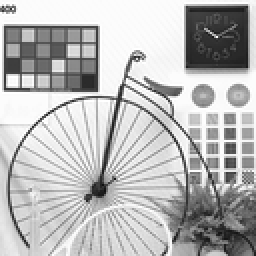
%> input picture LAB/LAB3/code/input/11.gif, 128 x 128 px, shrunk from 512 x 512 before the run (shown 2 times larger); its folder holds only this picture in this run
$ octave main3.m   (GNU Octave 9; MATLAB toolbox functions it lacks are replaced by stand-ins)
%> lines starting %> are read from the running program, lines starting %| are printed output that depends on the picture
### LAB/LAB3/code/E_BLK_8_Simple.m
% E_BLK_8_Simple -- 将编码的8位信息嵌入到基于块的水印中
% Arguments:
% Co -- 待加水印的图片
% m -- 8位信息
% alpha -- 嵌入强度
% seed -- 随机数种子
function Cw = E_BLK_8_Simple(Co, m, alpha, seed)
[height, width] = size(Co);
Co = im2double(Co);
% Simple modulate
Wm = zeros(8, 8);
for i=1:8
    Wr = zeros(8,8);
    % rand生成Wr函数
    randn('seed',seed + i);
    Wr = randn(8,8);

    if m(i) == 1
        Wm = Wm + Wr;
    else
        Wm = Wm - Wr;
    end

end

% normalize
Wm_mean = mean(mean(Wm));
Wm = Wm - Wm_mean;
Wm_std = std2(Wm);
Wm = Wm / Wm_std;
% end

% Extract Mark
vo = zeros(8,8);
n = zeros(8,8);
temp = 0;
for i=1:height
    for j=1:width
        index_i = mod(i-1,8) + 1;
        index_j = mod(j-1,8) + 1;
        vo(index_i, index_j) = vo(index_i, index_j) + double(Co(i,j));
        n(index_i, index_j) = n(index_i, index_j) + 1;
    end
end
vo = double(vo)./double(n);

% MixBlind
vw = zeros(8,8);
vw = double(vo) + double(alpha * Wm);

% InvExtractMark
nvo = zeros(8,8);
n = zeros(8,8);
for i=1:height
    for j=1:width
        index_i = mod(i-1,8) + 1;
        index_j = mod(j-1,8) + 1;
        nvo(index_i, index_j) = nvo(index_i, index_j) + double(Co(i,j));
        n(index_i, index_j) = n(index_i, index_j) + 1;
    end
end
delta = zeros(8,8);
delta = double(n).*vw - double(nvo);
Cw = zeros(height, width);
for i=1:height
    for j=1:width
        index_i = mod(i-1,8) + 1;
        index_j = mod(j-1,8) + 1;
        oldPixel = double(Co(i,j));
        newPixel = double(Co(i,j)) + double(delta(index_i,index_j))./double(n(index_i,index_j));
        if newPixel > 255
            newPixel = 255;
        end
        if newPixel < 0
            newPixel = 0;
        end
        Co(i, j) = newPixel;
        n(index_i,index_j) = n(index_i,index_j) - 1;
        delta(index_i,index_j) = delta(index_i,index_j) - (Co(i,j) - oldPixel);
    end
end
Cw = Co;

### LAB/LAB3/code/D_BLK_8_Simple.m
% D_BLK_8_Simple -- 使用相关系数检测基于块编码8位信息
% Arguments:
% Cw -- 加水印后的图像
% tcc -- 检测阈值
% seed -- 随机数种子
function m = D_BLK_8_Simple(Cw, tcc, seed)
[height, width] = size(Cw);
% Extract Mark
v = zeros(8,8);
n = zeros(8,8);
temp = 0;
for i=1:height
    for j=1:width
        index_i = mod(i-1,8) + 1;
        index_j = mod(j-1,8) + 1;
        v(index_i, index_j) =  double(v(index_i, index_j)) + double(Cw(i,j));
        n(index_i, index_j) = n(index_i, index_j) + 1;
    end
end
v = double(v)./double(n);
% SimpleDemodulate
Wr = zeros(8,8);
m = zeros(1,8);
for i = 1:8
    randn('seed',seed + i);
    Wr = randn(8,8);
    product = 0;
    product = double(product) + sum(sum(im2double(v).*Wr));
    m(i) = double(double(product)/(8*8));
    if m(i) > 0.1
        m(i) = 1;
    elseif m(i) < -0.1
        m(i) = 0;
    else
        m(i) = 2;
    end
end
% Simple modulate
Wm = zeros(8, 8);
for i=1:8
    Wr = zeros(8,8);
    % rand生成Wr函数
    randn('seed',seed + i);
    Wr = randn(8,8);

    if m(i) == 1
        Wm = Wm + Wr;
    else
        Wm = Wm - Wr;
    end
end
% corrcoef
mean_v = mean(v);
v = v - mean_v;
mean_Wm = mean(Wm);
Wm = Wm - mean_Wm;

vWm = sum(sum(v.*Wm));
vv = sum(sum(v.*v));
WmWm = sum(sum(Wm.*Wm));
ESSENTIALLY_ZERO = 0.0000001;
if abs(vv*WmWm) < ESSENTIALLY_ZERO
    cc = 0;
else
    cc = vWm / sqrt(vv*WmWm);
end
% disp(cc);
if cc < tcc
    m = zeros(1,8);
    m = m + 2;
end

### LAB/LAB3/code/E_BLK_8_Trellis.m
% E_BLK_8_Trellis -- 将编码的8位信息嵌入到基于trellis code块的水印中
% Arguments:
% Co -- 待加水印的图片
% m -- 8位信息
% alpha -- 嵌入强度
% seed -- 随机数种子
function Cw = E_BLK_8_Trellis(Co, m, alpha, seed)
[height, width] = size(Co);
Co = im2double(Co);
% Trellis modulate
Wm = zeros(8,8);
state = 0;
stateSystem = [[0,1];[2,3];[4,5];[6,7];[0,1];[2,3];[4,5];[6,7]];

for i=1:10
    Wr = zeros(8, 8);
    % rand生成Wr函数
    randn('seed',seed + state * 10 + i - 1);
    Wr = randn(8, 8);
    if i<=8 && m(i) == 1
        Wm = Wm + Wr;
        state = stateSystem(state+1, 2);
    else
        Wm = Wm - Wr;
        state = stateSystem(state+1, 1);
    end
end
% normalize
Wm_mean = mean(mean(Wm));
Wm = Wm - Wm_mean;
Wm_std = std2(Wm);
Wm = Wm / Wm_std;
% end

% Extract Mark
vo = zeros(8,8);
n = zeros(8,8);
temp = 0;
for i=1:height
    for j=1:width
        index_i = mod(i-1,8) + 1;
        index_j = mod(j-1,8) + 1;
        vo(index_i, index_j) = vo(index_i, index_j) + double(Co(i,j));
        n(index_i, index_j) = n(index_i, index_j) + 1;
    end
end
vo = double(vo)./double(n);

% MixBlind
vw = zeros(8,8);
vw = double(vo) + double(alpha * Wm);

% InvExtractMark
nvo = zeros(8,8);
n = zeros(8,8);
for i=1:height
    for j=1:width
        index_i = mod(i-1,8) + 1;
        index_j = mod(j-1,8) + 1;
        nvo(index_i, index_j) = nvo(index_i, index_j) + double(Co(i,j));
        n(index_i, index_j) = n(index_i, index_j) + 1;
    end
end
delta = zeros(8,8);
delta = double(n).*vw - double(nvo);
Cw = zeros(height, width);
for i=1:height
    for j=1:width
        index_i = mod(i-1,8) + 1;
        index_j = mod(j-1,8) + 1;
        oldPixel = double(Co(i,j));
        newPixel = double(Co(i,j)) + double(delta(index_i,index_j))./double(n(index_i,index_j));
        if newPixel > 255
            newPixel = 255;
        end
        if newPixel < 0
            newPixel = 0;
        end
        Co(i, j) = newPixel;
        n(index_i,index_j) = n(index_i,index_j) - 1;
        delta(index_i,index_j) = delta(index_i,index_j) - (Co(i,j) - oldPixel);
    end
end
Cw = Co;

### LAB/LAB3/code/D_BLK_8_Trellis.m
% D_BLK_TRELLIS_8 -- 使用相关系数检测基于trellis code块编码8位信息
% Arguments:
% Cw -- 加水印后的图像
% tcc -- 检测阈值
% seed -- 随机数种子
function m_best = D_BLK_8_Trellis(Cw, tcc, seed)
[height, width] = size(Cw);
% Extract Mark
v = zeros(8,8);
n = zeros(8,8);
temp = 0;
for i=1:height
    for j=1:width
        index_i = mod(i-1,8) + 1;
        index_j = mod(j-1,8) + 1;
        v(index_i, index_j) =  double(v(index_i, index_j)) + double(Cw(i,j));
        n(index_i, index_j) = n(index_i, index_j) + 1;
    end
end
v = double(v)./double(n);
% TrellisDemodulate
lc0 = zeros(1,8);
lc1 = zeros(1,8);
lc0 = lc0 - 1;
lc0(1) = 0;
% temp = lc0(2);
m0 = zeros(8,8);
m1 = zeros(8,8);
stateSystem = [[0,1];[2,3];[4,5];[6,7];[0,1];[2,3];[4,5];[6,7]];
for i=1:10
    lc1 = zeros(1,8);
    lc1 = lc1 - 1;
    for state = 0:7
        if lc0(state + 1) ~= -1
            Wr = zeros(8, 8);
            % rand生成Wr函数
            randn('seed',seed + state * 10 + i - 1);
            Wr = randn(8, 8);
            lc = sum(sum(v.*Wr))/64;
            next = stateSystem(state+1, 1);
            if lc1(next+1) == -1 || lc1(next+1) < lc0(state+1) - lc
                lc1(next+1) = lc0(state+1) - lc;
                m1(next+1,:) = m0(state+1,:);
            end
            if i <= 8
                next = stateSystem(state+1, 2);
                if lc1(next+1) == -1 || lc1(next+1) < lc0(state+1) + lc
                    lc1(next+1) = lc0(state+1) + lc;
                    m1(next+1,:) = m0(state+1,:);% ???
                    m1(next+1,i) = 1;
                end
            end
        end
    end
    lc0 = lc1;
    m0 = m1;
end
bestState = 0;
for state=1:7
    if lc0(state+1) > lc0(bestState+1)
        bestState = state;
    end
end
m_best = m0(bestState+1,:);
%TrellisModulate
Wm = zeros(8,8);
state = 0;
stateSystem = [[0,1];[2,3];[4,5];[6,7];[0,1];[2,3];[4,5];[6,7]];

for i=1:10
    Wr = zeros(8, 8);
    % rand生成Wr函数
    randn('seed',seed + state * 10 + i - 1);
    Wr = randn(8, 8);
    if i<=8 && m_best(i) == 1
        Wm = Wm + Wr;
        state = stateSystem(state+1, 2);
    else
        Wm = Wm - Wr;
        state = stateSystem(state+1, 1);
    end
end

% corrcoef
mean_v = mean(v);
v = v - mean_v;
mean_Wm = mean(Wm);
Wm = Wm - mean_Wm;

vWm = sum(sum(v.*Wm));
vv = sum(sum(v.*v));
WmWm = sum(sum(Wm.*Wm));
ESSENTIALLY_ZERO = 0.0000001;
if abs(vv*WmWm) < ESSENTIALLY_ZERO
    cc = 0;
else
    cc = vWm / sqrt(vv*WmWm);
end
% disp(cc);
if cc < tcc
    m = zeros(1,8);
    m_best = m + 2;
end

### LAB/LAB3/code/main3.m
m = randi([0,1],[1,8]);
% m = [0,1,0,1,0,0,0,0];
disp(m);
alpha = 2;
seed = 0;
tcc = 0.65;
% 实验3，比较trellis和simple
m = zeros(256,8);
for i = 1:256
    tempi = i - 1;
    tempj = 0;
    while tempi > 0
        m(i,8 - tempj)=mod(tempi,2);
        tempi = floor(tempi/2);
        tempj= tempj+1;
    end
end


filename = dir('input');
filename = filename(3:end);
file_num = size(filename);

correct_num_simple = 0;
false_pos_num_simple = 0;
false_neg_num_simple = 0;
error_num_simple = 0;
avg_error_bit_simple = 0;

correct_num_trellis = 0;
false_pos_num_trellis = 0;
false_neg_num_trellis = 0;
error_num_trellis = 0;
avg_error_bit_trellis = 0;

for mi = 1:256
    disp(mi);
    for i = 1:file_num
        path = filename(i).name;
        c = imread(['input/' path]);
%> c: size 128x128 uint8; min 0, max 236, mean 165.6
        [width, height] = size(c);
%> width = 128; height = 128
        %simple
        Cw = E_BLK_8_Simple(c, m(mi,:), alpha, seed);
%> after the loop in E_BLK_8_Simple, `for i=1:height`: n = [256 256 256 256 256 256 256 256; 256 256 256 256 256 256 256 256; 256 256 256 256 256 256 256 256; 256 256 256 256 256 256 256 256; 256 256 256 256 256 256 256 256; 256 256 256 256 256 256 256 256; 256 256 256 256 256 256 256 256; 256 256 256 256 256 256 256 256]; vo = [166.3 165.1 166.5 167.7 169.8 171.8 174.5 174.3; 166.8 163.8 167.5 168.3 165 168.1 173 174.7; 167.8 165.5 165.5 169.9 165.2 164.6 168.8 173; 164.7 161.1 162.3 166.5 163.9 164.4 168.8 169.4; 162.5 161.7 158.9 158.5 160.6 163.4 164.4 163.9; 163.3 163 159.1 157.7 161.1 161.9 160.2 159; 168.1 165 167.3 167.5 170 169.7 170.3 169.2; 166.7 164.1 165.3 169.2 170.7 170 171.2 171.3]
%> in E_BLK_8_Simple, `vo = double(vo)./double(n);`: vo = [0.649 0.645 0.65 0.655 0.663 0.671 0.681 0.681; 0.652 0.64 0.654 0.658 0.645 0.657 0.676 0.682; 0.655 0.647 0.646 0.664 0.645 0.643 0.659 0.676; 0.643 0.629 0.634 0.65 0.64 0.642 0.659 0.662; 0.635 0.631 0.621 0.619 0.627 0.638 0.642 0.64; 0.638 0.637 0.621 0.616 0.629 0.633 0.626 0.621; 0.657 0.644 0.654 0.654 0.664 0.663 0.665 0.661; 0.651 0.641 0.646 0.661 0.667 0.664 0.669 0.669]
%> in E_BLK_8_Simple, `vw = double(vo) + double(alpha * Wm);`: vw = [1.1 -0.0373 -0.476 4.89 -0.0381 1.85 2.4 -1.24; -0.812 -2.42 0.25 0.00632 0.578 3.28 1.23 4.02; -3.45 -0.495 -1.98 -1.79 1.4 -0.349 3.76 0.791; 2.8 -2.05 3.6 -1.92 0.634 0.946 2.94 4.85; 0.439 -0.739 1.71 -1.23 2.02 4.45 3.64 -0.689; 1.54 -0.8 1.88 -1.31 -0.692 -2.36 1.23 -0.3; 2.97 2.4 -1.16 2.36 0.844 0.177 -1.68 1.33; -2.45 -1.45 -1.73 0.336 1.25 0.484 2.72 2.07]
%> after the loop in E_BLK_8_Simple, `for i=1:height`: nvo = [166.3 165.1 166.5 167.7 169.8 171.8 174.5 174.3; 166.8 163.8 167.5 168.3 165 168.1 173 174.7; 167.8 165.5 165.5 169.9 165.2 164.6 168.8 173; 164.7 161.1 162.3 166.5 163.9 164.4 168.8 169.4; 162.5 161.7 158.9 158.5 160.6 163.4 164.4 163.9; 163.3 163 159.1 157.7 161.1 161.9 160.2 159; 168.1 165 167.3 167.5 170 169.7 170.3 169.2; 166.7 164.1 165.3 169.2 170.7 170 171.2 171.3]
%> in E_BLK_8_Simple, `delta = double(n).*vw - double(nvo);`: delta = [114.7 -174.6 -288.4 1083.6 -179.6 302.3 438.7 -491.1; -374.6 -782.3 -103.5 -166.7 -17.01 671.1 143.2 853.2; -1052.2 -292.2 -671.2 -627.7 194.3 -253.8 794.4 29.41; 552.1 -685.5 760.5 -656.9 -1.52 77.8 583.6 1071; -50.09 -350.7 280.1 -472.8 357.5 975.3 768.3 -340.3; 231.4 -367.7 323.4 -492.7 -338.1 -766.3 155.5 -235.8; 591.9 449.2 -464.4 437.5 46.14 -124.4 -600.2 170.5; -793.3 -536.2 -608 -83.04 149.6 -46.08 523.8 359]
%> after the loop in E_BLK_8_Simple, `for i=1:height`:
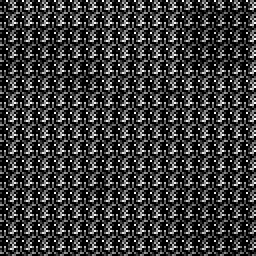
%> Co: size 128x128 double (shown 2 times larger); min 0, max 5.16, mean 1.18; drawn with min black and max white
%> after the loop in E_BLK_8_Simple, `for i=1:height`: delta = [-5.55e-17 -22.21 -121.9 0 -22.85 0 0 -316.8; -207.8 -618.5 -1.23 -16.56 0 0 0 0; -884.4 -126.6 -505.7 -457.8 0 -89.26 0 0; 0 -524.4 0 -490.4 1.39e-17 0 0 0; -0.111 -189.1 0 -314.3 0 4.44e-16 0 -176.4; 0 -204.7 0 -335 -177.1 -604.4 0 -76.85; 0 0 -297.1 2.22e-16 -5.55e-17 -1.52 -429.9 0; -626.6 -372.1 -442.7 -0.436 0 0 0 0]; n = [0 0 0 0 0 0 0 0; 0 0 0 0 0 0 0 0; 0 0 0 0 0 0 0 0; 0 0 0 0 0 0 0 0; 0 0 0 0 0 0 0 0; 0 0 0 0 0 0 0 0; 0 0 0 0 0 0 0 0; 0 0 0 0 0 0 0 0]
        predict = D_BLK_8_Simple(Cw,tcc, seed);
%> after the loop in D_BLK_8_Simple, `for i=1:height`: n = [256 256 256 256 256 256 256 256; 256 256 256 256 256 256 256 256; 256 256 256 256 256 256 256 256; 256 256 256 256 256 256 256 256; 256 256 256 256 256 256 256 256; 256 256 256 256 256 256 256 256; 256 256 256 256 256 256 256 256; 256 256 256 256 256 256 256 256]; v = [280.9 12.67 0 1251.4 13.09 474.2 613.2 0; 0 0 65.24 18.18 148 839.1 316.1 1027.9; 0 0 0 0 359.5 0 963.2 202.4; 716.7 0 922.8 0 162.4 242.2 752.4 1240.3; 112.6 0 439 0 518.1 1138.7 932.8 0; 394.7 0 482.5 0 0 0 315.7 0; 760.1 614.2 0 604.9 216.2 46.79 0 339.7; 0 0 0 86.55 320.2 123.9 695 530.3]
%> in D_BLK_8_Simple, `v = double(v)./double(n);`: v = [1.1 0.0495 0 4.89 0.0511 1.85 2.4 0; 0 0 0.255 0.071 0.578 3.28 1.23 4.02; 0 0 0 0 1.4 0 3.76 0.791; 2.8 0 3.6 0 0.634 0.946 2.94 4.85; 0.44 0 1.71 0 2.02 4.45 3.64 0; 1.54 0 1.88 0 0 0 1.23 0; 2.97 2.4 0 2.36 0.844 0.183 0 1.33; 0 0 0 0.338 1.25 0.484 2.72 2.07]
%> the loop in D_BLK_8_Simple, `for i = 1:8` made 8 passes
%> product on passes 1 to 8: -34.2, -27.01, -25.37, -53.81, -35.89, -32.53, -13.27, -20.14
%> after the loop in D_BLK_8_Simple, `for i = 1:8`: m = [0 0 0 0 0 0 0 0]
%> after the loop in D_BLK_8_Simple, `for i=1:8`: Wm = [0.637 -0.989 -1.63 6.08 -1.02 1.69 2.46 -2.77; -2.11 -4.4 -0.589 -0.945 -0.103 3.76 0.797 4.79; -5.92 -1.65 -3.78 -3.54 1.08 -1.43 4.46 0.158; 3.09 -3.86 4.27 -3.7 -0.0163 0.429 3.27 6.01; -0.289 -1.98 1.57 -2.66 2 5.47 4.31 -1.92; 1.29 -2.07 1.81 -2.78 -1.91 -4.31 0.866 -1.33; 3.32 2.52 -2.62 2.45 0.252 -0.707 -3.38 0.95; -4.47 -3.02 -3.42 -0.474 0.833 -0.267 2.94 2.01]
%> in D_BLK_8_Simple, `mean_v = mean(v);`: mean_v = [1.11 0.306 0.932 0.958 0.848 1.4 2.24 1.63]
%> in D_BLK_8_Simple, `v = v - mean_v;`: v = [-0.00859 -0.257 -0.932 3.93 -0.797 0.453 0.155 -1.63; -1.11 -0.306 -0.678 -0.887 -0.27 1.88 -1.01 2.38; -1.11 -0.306 -0.932 -0.958 0.556 -1.4 1.52 -0.841; 1.69 -0.306 2.67 -0.958 -0.214 -0.453 0.699 3.21; -0.666 -0.306 0.782 -0.958 1.18 3.05 1.4 -1.63; 0.436 -0.306 0.952 -0.958 -0.848 -1.4 -1.01 -1.63; 1.86 2.09 -0.932 1.41 -0.00404 -1.22 -2.24 -0.304; -1.11 -0.306 -0.932 -0.619 0.403 -0.915 0.475 0.44]
%> in D_BLK_8_Simple, `mean_Wm = mean(Wm);`: mean_Wm = [-0.556 -1.93 -0.55 -0.695 0.141 0.579 1.96 0.987]
%> in D_BLK_8_Simple, `Wm = Wm - mean_Wm;`: Wm = [1.19 0.943 -1.08 6.78 -1.16 1.11 0.494 -3.75; -1.56 -2.47 -0.0396 -0.249 -0.244 3.18 -1.17 3.8; -5.36 0.283 -3.23 -2.84 0.943 -2.01 2.49 -0.829; 3.65 -1.93 4.82 -3 -0.157 -0.15 1.31 5.02; 0.267 -0.0462 2.12 -1.97 1.86 4.89 2.35 -2.91; 1.85 -0.142 2.36 -2.08 -2.05 -4.89 -1.1 -2.32; 3.87 4.45 -2.07 3.15 0.111 -1.29 -5.34 -0.0365; -3.91 -1.09 -2.87 0.221 0.692 -0.846 0.972 1.02]
%> in D_BLK_8_Simple, `vWm = sum(sum(v.*Wm));`: vWm = 205.8
%> in D_BLK_8_Simple, `vv = sum(sum(v.*v));`: vv = 110.4
%> in D_BLK_8_Simple, `WmWm = sum(sum(Wm.*Wm));`: WmWm = 441.4
%> in D_BLK_8_Simple, `cc = vWm / sqrt(vv*WmWm);`: cc = 0.932
%> predict = [0 0 0 0 0 0 0 0]
%         disp(predict);

        if predict == m(mi,:)
            correct_num_simple = correct_num_simple + 1;
        elseif length(find(predict==2)) >= 4
            false_neg_num_simple = false_neg_num_simple + 1;
        else
            error_num_simple = error_num_simple + 1;
            for errori = 1:8
                if m(mi,errori) ~= predict(errori)
                    avg_error_bit_simple = avg_error_bit_simple + 1;
                end
            end
        end

        predict = D_BLK_8_Simple(c,tcc, seed);
%> the loop in D_BLK_8_Simple (call 2), `for i = 1:8` made 8 passes
%> product on passes 1 to 8: 441.5, 153, -528.5, -1825.3, 431.5, -478.5, 864.6, 870.9
%> predict = [2 2 2 2 2 2 2 2]
%         disp(predict);
        if length(find(predict==2)) >= 4
            correct_num_simple = correct_num_simple + 1;
        else
            false_pos_num_simple = false_pos_num_simple + 1;
        end

        %trellis
        Cw = E_BLK_8_Trellis(c, m(mi,:), alpha, seed);
%> after the loop in E_BLK_8_Trellis, `for i=1:height`: vo has the same summary as nvo in E_BLK_8_Simple
%> in E_BLK_8_Trellis, `vw = double(vo) + double(alpha * Wm);`: vw = [2.74 -0.291 0.53 5.53 -0.104 1.88 4.09 -0.669; 0.406 -2.33 2.21 -0.625 -0.294 2.98 -0.28 5.09; -3.26 0.241 -1.85 -1.01 1.42 -0.252 3.34 1.12; 0.802 -1.34 4.41 -2.35 1.23 -0.912 3.25 3.75; 1.13 0.8 2.31 -1.4 2.19 3.29 1.76 -0.931; 1.58 -0.82 1.91 -0.338 -0.277 -2.63 1.68 0.786; 1.88 1.44 -2.45 0.933 1.17 -0.297 -0.85 0.475; -2.26 -2.35 -2.28 -0.428 -0.158 2.1 1.51 2.64]
%> in E_BLK_8_Trellis, `delta = double(n).*vw - double(nvo);`: delta = [536 -239.5 -30.69 1247.4 -196.4 310 873.5 -345.6; -62.84 -759.5 399 -328.3 -240.2 593.6 -244.8 1127.2; -1001.9 -103.8 -639.7 -428.5 197.3 -229.1 686.6 112.9; 40.65 -505 965.9 -768.7 149.9 -397.9 663 791.3; 127.4 43.1 433 -515.8 399.2 678.9 286.9 -402.3; 240.4 -373 330.5 -244.2 -232 -834.7 271 42.24; 312.9 204.6 -795.3 71.32 128.9 -245.7 -387.8 -47.64; -746.1 -765.2 -750.2 -278.7 -211 368 214.4 505.1]
%> after the loop in E_BLK_8_Trellis, `for i=1:height`:
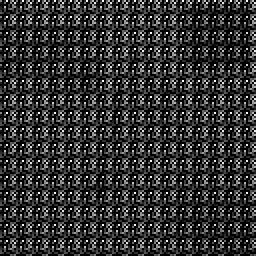
%> Co: size 128x128 double (shown 2 times larger); min 0, max 5.8, mean 1.17; drawn with min black and max white
%> after the loop in E_BLK_8_Trellis, `for i=1:height`: delta = [0 -74.45 0 0 -33.01 0 0 -171.2; -0.154 -595.7 0 -160 -75.19 0 -71.81 0; -834.1 -1.2 -474.3 -258.6 0 -64.83 0 -5.55e-17; 0 -343.9 0 -602.2 0 -233.5 0 0; 0 0 0 -357.4 0 0 0 -238.4; 0 -209.9 0 -86.58 -70.92 -672.7 0 -2.78e-17; 0 1.11e-16 -628 0 0 -75.99 -217.5 -0.16; -579.4 -601 -584.9 -109.6 -41.94 0 0 2.22e-16]; n = [0 0 0 0 0 0 0 0; 0 0 0 0 0 0 0 0; 0 0 0 0 0 0 0 0; 0 0 0 0 0 0 0 0; 0 0 0 0 0 0 0 0; 0 0 0 0 0 0 0 0; 0 0 0 0 0 0 0 0; 0 0 0 0 0 0 0 0]
        predict = D_BLK_8_Trellis(Cw,tcc, seed);
%> after the loop in D_BLK_8_Trellis, `for i=1:height`: n = [256 256 256 256 256 256 256 256; 256 256 256 256 256 256 256 256; 256 256 256 256 256 256 256 256; 256 256 256 256 256 256 256 256; 256 256 256 256 256 256 256 256; 256 256 256 256 256 256 256 256; 256 256 256 256 256 256 256 256; 256 256 256 256 256 256 256 256]; v = [702.2 0 135.8 1415.1 6.44 481.8 1048 0; 104.1 0 566.5 0 0 761.7 0 1301.9; 0 62.95 0 0 362.5 0.283 855.4 285.9; 205.3 0 1128.2 0 313.8 0 831.8 960.6; 289.9 204.8 591.9 0 559.8 842.3 451.3 0; 403.7 0 489.6 0 0.0352 0 431.2 201.2; 481 369.6 0 238.8 298.9 0 0 121.7; 0 0 0 0 1.61 538 385.7 676.4]
%> in D_BLK_8_Trellis, `v = double(v)./double(n);`: v = [2.74 0 0.53 5.53 0.0252 1.88 4.09 0; 0.407 0 2.21 0 0 2.98 0 5.09; 0 0.246 0 0 1.42 0.00111 3.34 1.12; 0.802 0 4.41 0 1.23 0 3.25 3.75; 1.13 0.8 2.31 0 2.19 3.29 1.76 0; 1.58 0 1.91 0 0.000138 0 1.68 0.786; 1.88 1.44 0 0.933 1.17 0 0 0.476; 0 0 0 0 0.00631 2.1 1.51 2.64]
%> the loop in D_BLK_8_Trellis, `for i=1:10` made 10 passes
%> lc0 on passes 1 to 10: [0.768 -0.768 -1 -1 -1 -1 -1 -1], [1.27 0.271 -0.712 -0.825 -1 -1 -1 -1], [1.72 0.811 0.393 0.15 -0.721 -0.702 -0.763 -0.887], [1.97 1.47 0.998 0.625 0.218 0.567 0.374 -0.0744], [2.72 1.23 1.7 1.23 0.482 1.51 0.266 0.985], [3.45 1.99 1.69 1.34 1.46 1.93 1.63 0.929], [3.79 3.1 1.87 2.3 1.86 1.7 1.02 1.66], [3.94 3.65 2.79 3.42 1.81 1.92 2.15 2.45], [4.07 -1 3.7 -1 2.9 -1 3.7 -1], [4.38 -1 -1 -1 3.88 -1 -1 -1]
%> after the loop in D_BLK_8_Trellis, `for i=1:10`: Wr = [0.212 0.246 1.38 0.364 -0.0479 -0.0648 0.361 1.73; -0.427 -0.771 2.32 0.443 0.27 0.631 0.415 -1.97; -1.1 -2.25 -0.135 -0.78 1.05 -1.33 0.817 -0.842; 0.898 1.29 1.48 -0.113 0.298 -1.32 1.34 0.774; -0.228 -2.05 0.558 2.04 -1.29 -0.423 2.07 0.467; 2.32 -0.431 -0.719 0.966 1.39 0.851 -1.36 -1.83; -1.78 0.692 0.713 0.0948 -0.943 -0.398 1.1 2.27; -1.77 -0.654 0.946 0.645 -1.07 0.793 -0.0213 -0.0582]; lc = 0.245; lc1 = [4.38 -1 -1 -1 3.88 -1 -1 -1]; m1 = [0 0 0 0 0 0 0 0; 0 0 0 0 0 0 0 1; 0 0 0 0 0 0 0 1; 0 0 0 0 0 0 1 1; 0 0 0 0 0 0 0 1; 0 0 0 1 0 1 0 1; 0 0 0 0 0 0 1 1; 0 0 0 0 0 1 1 1]; next = 4
%> after the loop in D_BLK_8_Trellis, `for state=1:7`: bestState = 0
%> in D_BLK_8_Trellis, `m_best = m0(bestState+1,:);`: m_best = [0 0 0 0 0 0 0 0]
%> after the loop in D_BLK_8_Trellis, `for i=1:10`: Wm = [3.5 -1.61 -0.238 8.18 -1.33 2.01 5.72 -2.31; -0.45 -5.04 2.59 -2.2 -1.62 3.88 -1.65 7.39; -6.64 -0.72 -4.25 -2.86 1.26 -1.55 4.49 0.708; 0.232 -3.36 6.33 -5.1 0.952 -2.66 4.33 5.18; 0.804 0.248 2.82 -3.44 2.59 4.44 1.86 -2.69; 1.55 -2.49 2.14 -1.65 -1.56 -5.54 1.75 0.243; 2.03 1.31 -5.28 0.434 0.814 -1.65 -2.59 -0.35; -4.95 -5.08 -4.98 -1.87 -1.43 2.39 1.38 3.29]; state = 0
%> in D_BLK_8_Trellis, `mean_v = mean(v);`: mean_v = [1.07 0.311 1.42 0.808 0.753 1.28 1.95 1.73]
%> in D_BLK_8_Trellis, `v = v - mean_v;`: v = [1.68 -0.311 -0.891 4.72 -0.728 0.601 2.14 -1.73; -0.661 -0.311 0.791 -0.808 -0.753 1.69 -1.95 3.35; -1.07 -0.0653 -1.42 -0.808 0.662 -1.28 1.39 -0.616; -0.266 -0.311 2.99 -0.808 0.472 -1.28 1.29 2.02; 0.065 0.489 0.89 -0.808 1.43 2.01 -0.192 -1.73; 0.509 -0.311 0.491 -0.808 -0.753 -1.28 -0.27 -0.946; 0.811 1.13 -1.42 0.125 0.414 -1.28 -1.95 -1.26; -1.07 -0.311 -1.42 -0.808 -0.747 0.82 -0.448 0.91]
%> in D_BLK_8_Trellis, `mean_Wm = mean(Wm);`: mean_Wm = [-0.492 -2.09 -0.108 -1.06 -0.0392 0.165 1.91 1.43]
%> in D_BLK_8_Trellis, `Wm = Wm - mean_Wm;`: Wm = [3.99 0.479 -0.13 9.25 -1.29 1.84 3.81 -3.75; 0.0418 -2.95 2.7 -1.14 -1.58 3.71 -3.56 5.96; -6.15 1.37 -4.14 -1.8 1.3 -1.71 2.58 -0.725; 0.724 -1.27 6.44 -4.04 0.991 -2.82 2.42 3.75; 1.3 2.34 2.93 -2.37 2.63 4.27 -0.0558 -4.12; 2.04 -0.4 2.25 -0.584 -1.53 -5.7 -0.16 -1.19; 2.52 3.41 -5.17 1.5 0.853 -1.82 -4.5 -1.78; -4.46 -2.98 -4.87 -0.811 -1.39 2.22 -0.533 1.86]
%> in D_BLK_8_Trellis, `vWm = sum(sum(v.*Wm));`: vWm = 246.6
%> in D_BLK_8_Trellis, `vv = sum(sum(v.*v));`: vv = 112.9
%> in D_BLK_8_Trellis, `WmWm = sum(sum(Wm.*Wm));`: WmWm = 625.4
%> in D_BLK_8_Trellis, `cc = vWm / sqrt(vv*WmWm);`: cc = 0.928
%> predict = [0 0 0 0 0 0 0 0]
%         disp(predict);

        if predict == m(mi,:)
            correct_num_trellis = correct_num_trellis + 1;
        elseif length(find(predict==2)) >= 4
            false_neg_num_trellis = false_neg_num_trellis + 1;
        else
            error_num_trellis = error_num_trellis + 1;
            for errori = 1:8
                if m(mi,errori) ~= predict(errori)
                    avg_error_bit_trellis = avg_error_bit_trellis + 1;
                end
            end
        end

        predict = D_BLK_8_Trellis(c,tcc, seed);
%> the loop in D_BLK_8_Trellis (call 2), `for i=1:10` made 10 passes
%> lc0 on passes 1 to 10: [12.48 -12.48 -1 -1 -1 -1 -1 -1], [5.58 19.37 -21.96 -2.99 -1 -1 -1 -1], [3.19 7.97 28.04 10.7 0.648 -44.56 -5.1 -0.879], [11.45 20.1 15.24 0.695 35.85 28.62 19.4 7.97], [51.37 20.33 42.18 15.06 21.25 23.1 22.62 17.81], [44.63 58.11 15.41 38.36 43.46 50.52 37.73 7.31], [52.1 59.33 78.96 53.25 41.25 34.22 23.5 53.22], [38.59 93.42 71.79 84.99 90.78 67.15 54.58 73.28], [119.7 -1 84.48 -1 75.42 -1 107.6 -1], [102.7 -1 -1 -1 115 -1 -1 -1]
%> predict = [2 2 2 2 2 2 2 2]
%         disp(predict);
        if length(find(predict==2)) >= 4
            correct_num_trellis = correct_num_trellis + 1;
        else
            false_pos_num_trellis = false_pos_num_trellis + 1;
        end
    end
%> (the run ends here)
